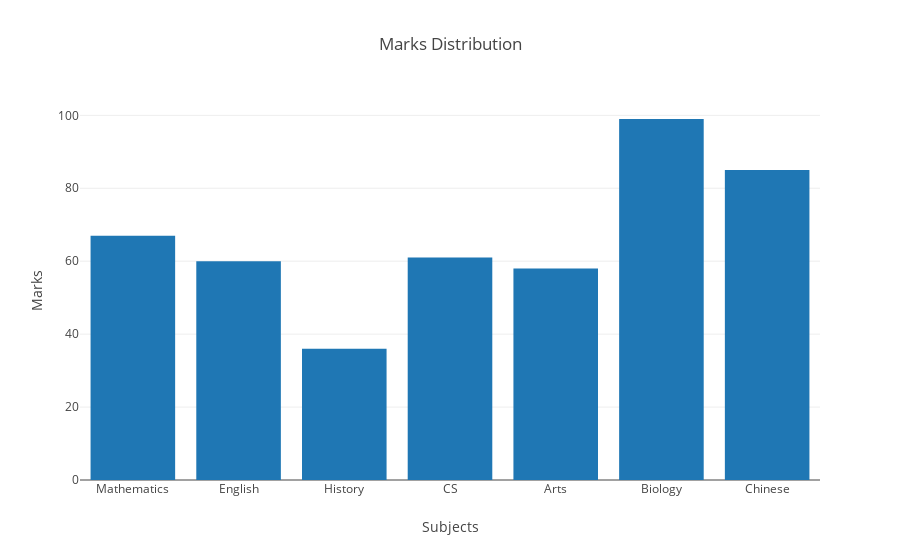

The code cell stored with this chart in its notebook:
### Markdown cell above
**Marks Distribution**

The following bar chart represents the marks distribution per subject.

### Code cell
marks_data = [go.Bar(x=marks_df.Subjects, y=marks_df.Marks)]

iplot({ 'data': marks_data,
            'layout': {
               'title': 'Marks Distribution',
               'xaxis': {
                 'title': 'Subjects'},
               'yaxis': {
                'title': 'Marks '}
        }})

### Figure 1 — Plotly figure (JSON) as saved in the notebook; plotly's stock layout.template omitted (floating-point values rounded to 4 significant figures)
{"data": [{"type": "bar", "uid": "57112a1e-ab54-4201-b04c-aab85850c28f", "x": ["Mathematics", "English", "History", "CS", "Arts", "Biology", "Chinese"], "y": [67, 60, 36, 61, 58, 99, 85]}], "layout": {"title": "Marks Distribution", "xaxis": {"title": "Subjects"}, "yaxis": {"title": "Marks "}}}
